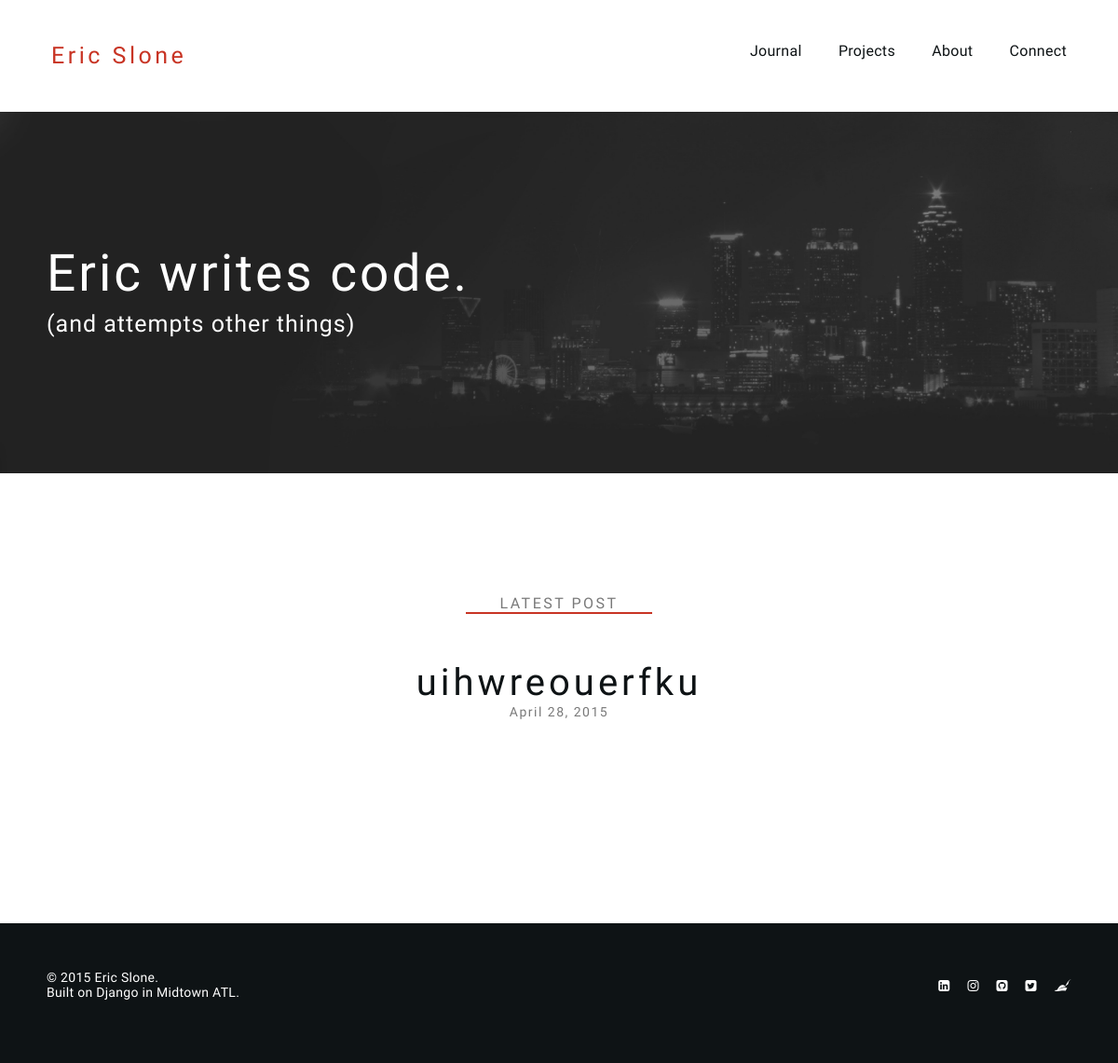
The app's page /, older data.
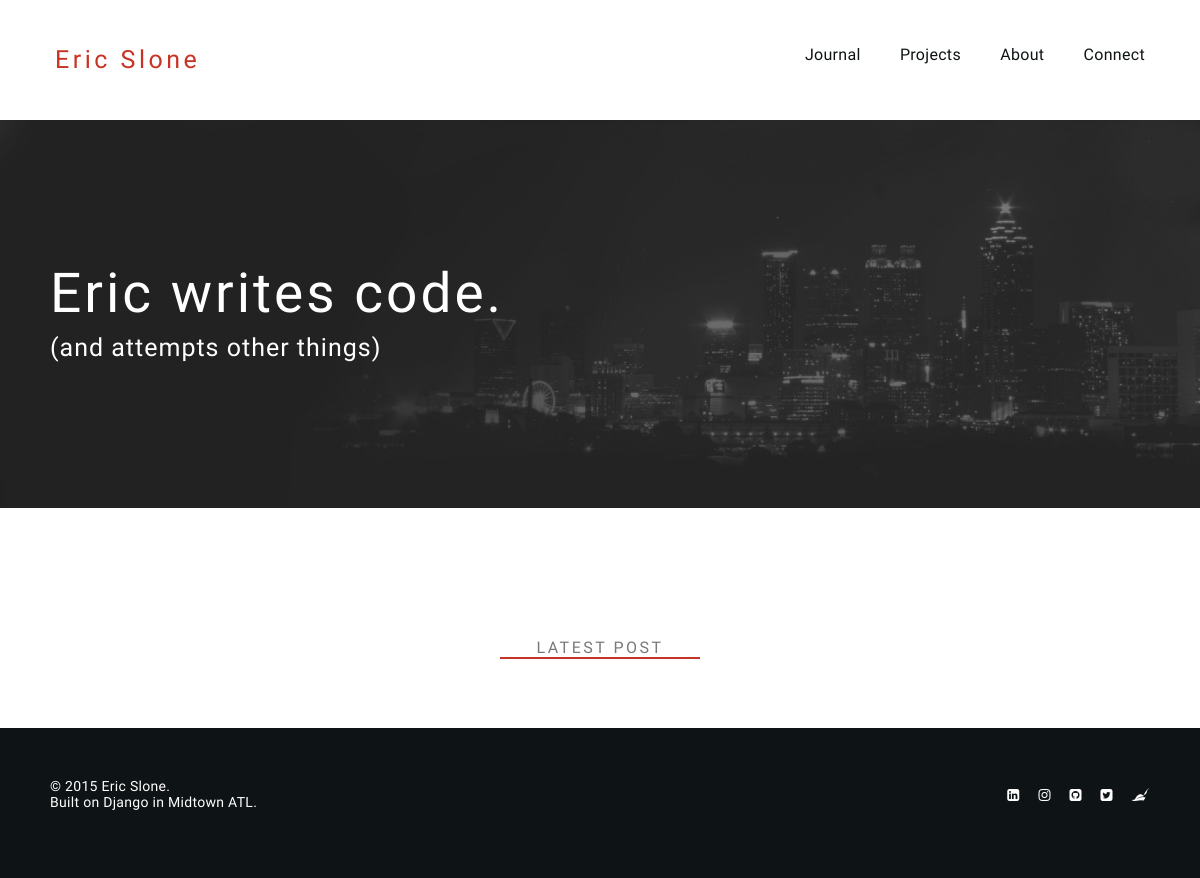
The same page, newer data.
### articles/models.py (models this page shows, shortened)
class Article(models.Model):
  article_title = models.CharField(max_length=999)
  article_slug = models.CharField(max_length=999, unique=True)
  article_description = models.TextField(blank=True)
  article_text = models.TextField()
  article_image = models.ImageField(upload_to='article-images/', blank=True)
  article_upload_date = models.DateField(blank=True)

### users/views.py (the view)
# urls.py: url(r'^$', 'users.views.index', name='index'),
def index(request):
  context = dict()
  context['pagetitle'] = 'Home'
  context['articles'] = Article.objects.all().order_by('-id')
  return render(request, 'users/index.html', context)

### templates/users/index.html (shortened to what this page needs)
{% extends "base.html" %}
{% load staticfiles %}
{% block content %}
  <div class="header-image" style="background: url({% static 'images/head.jpg' %}); background-size:cover;">
	<div class="header-large-text">
		Eric writes code.
	</div>
	<div class="header-small-text">
		(and attempts other things)
	</div>
  </div>
  <div class="latest-posts">
    LATEST POST
  </div>
  {% for article in articles|slice:":1" %}
	<div class="home-article-title">
		<a href="/post/{{ article.id }}/{{ article.article_slug }}/" class="home-article-title-link">
			{{ article.article_title }}
		</a>
	</div>
	<div class="home-article-date">
		{{ article.article_upload_date }}
	</div>
  {% endfor %}
{% endblock content %}

Row changes from the older to the newer data that the page shows:
removed Article: article_title "uihwreouerfku", article_upload_date "April 28, 2015"
